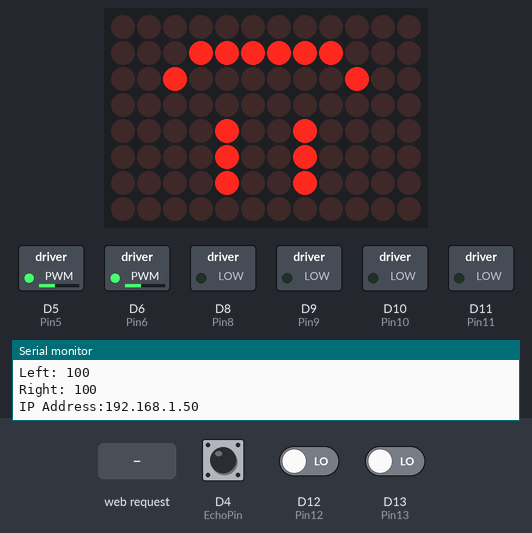
This sketch was run on a simulated Arduino Uno R4 WiFi. On the bench: 12×8 LED matrix, switched loads named in the sketch (green lamp = pin HIGH), the last lines printed to the serial monitor. Inputs (shaded band) come from the test bench; at power-on: D4 (EchoPin) LOW, D12 (Pin12) LOW, D13 (Pin13) LOW. WiFi joins after 1.5 s; servers stay silent unless stated; pins used as bus, display or sensor lines are not drawn.

Above: at 1.6 s.
At 2.7 s:
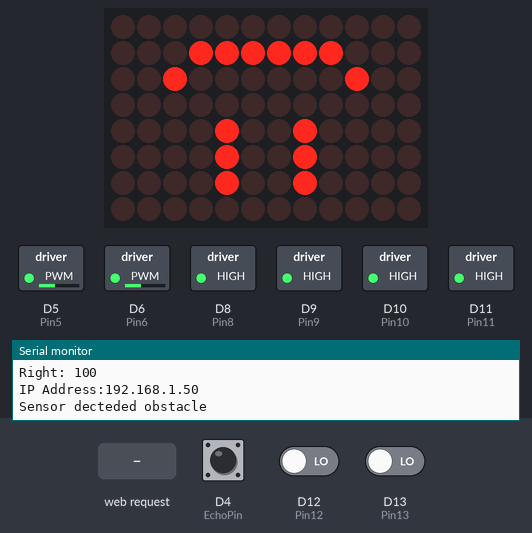
2.8 s: HTTP request GET /stop received
5.0 s: D4 (EchoPin) pulsed HIGH 2 times (0.12 s each, 0.3 s apart)
At 5.7 s:
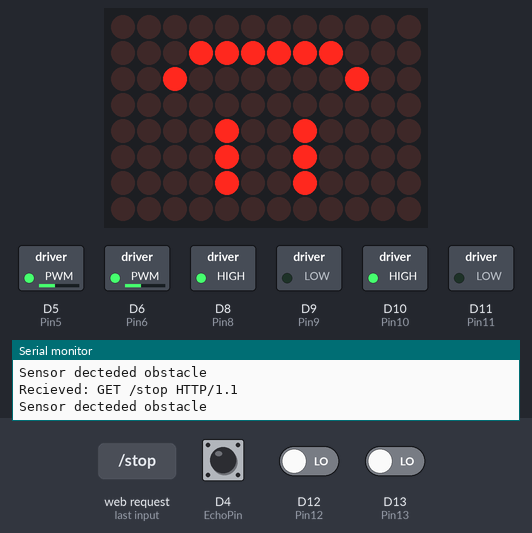
Timing chart, 0 to 8.0 s (numbered marks = the images above; inputs shaded):
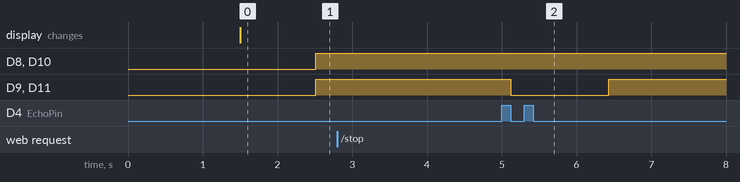

The sketch:

soclose.ino
```cpp
#include "Arduino_LED_Matrix.h"
#include "WiFiS3.h"

#define SECRET_SSID "Pixel 9"
#define SECRET_PASS "nfhu5637"


ArduinoLEDMatrix matrix;

char ssid[] = "Pixel 9";        // your network SSID (name)
char pass[] = "nfhu5637";

// CHANGE THESE TO MATCH YOUR WIRING, THEN DELETE THE PREVIOUS "#error" LINE
inline void digitalToggle(byte pin){
  digitalWrite(pin, !digitalRead(pin));
}

const short Pin8 = 8;
const short Pin9 = 9;
const short Pin10 = 10;
const short Pin11 = 11;
const short Pin12 = 12;
const short Pin13 = 13;
const short RMove = 3;
const short Pin5 = 5;
const short Pin6 = 6;
const short TrigPin = 7;
const short EchoPin = 4;

String lastCommand = "stop";

// bool LeftEye = 0;
// bool RightEye = 0;
// bool prevLeft = 1;
// bool prevRight = 1;

unsigned const short initLPower = 100;
unsigned const short initRPower = 100;
unsigned const short maxPower = 100;
unsigned const short minPower = 55;

unsigned short driveMode = 0; //0 is auto, 1 is controlled by GUI. Not a bool because we want more options.

unsigned int LPower = initLPower;
unsigned int RPower = initRPower;
int prevLMPower = 20;
int prevRMPower = 20;

WiFiServer server(5200);

void setup() {
  Serial.begin(9600);

  pinMode( Pin8, OUTPUT);
  pinMode( Pin9, OUTPUT);
  pinMode( Pin10, OUTPUT);
  pinMode( Pin11, OUTPUT);
  pinMode( Pin12, INPUT);
  pinMode( Pin13, INPUT);
  pinMode( Pin5, OUTPUT);
  pinMode( Pin6, OUTPUT);
  pinMode(TrigPin, OUTPUT);
  pinMode(EchoPin, INPUT);

  matrix.begin();

  LMPower(LPower);
  RMPower(RPower);

  while( !Serial) {
    ;
  } //makes sure the program doesnt begin until the serial monitor opens

  WiFi.begin(ssid, pass);
  IPAddress ip = WiFi.localIP();
  Serial.print("IP Address:");
  Serial.println(ip);

  if ( WiFi.status() == WL_NO_MODULE) {
    Serial.println("Unable to Connect");

    while (true); //creates an infite loop that stops the code from executing without wifi
  }
}


void Motorleft(bool toGoFoward, bool toGoBack){
  if (toGoFoward){
      digitalWrite(Pin8, HIGH);
  }else{
      digitalWrite(Pin8, LOW);
  }
  if (toGoBack){
      digitalWrite(Pin9, HIGH);
  }else{
      digitalWrite(Pin9, LOW);
  }
}

void Motorright(bool toGoFoward, bool toGoBack){
  if (toGoFoward){
      digitalWrite(Pin10, HIGH);
  }else{
      digitalWrite(Pin10, LOW);
  }
  if (toGoBack){
      digitalWrite(Pin11, HIGH);
  }else{
      digitalWrite(Pin11, LOW);
  }
}

void Motormove(bool ControlLeft, bool ControlRight,bool toStop){
  if (toStop){
    Motorleft(1,1);
    Motorright(1,1); //stop ie if Motormove (0,0,1) will stop it
  }
  else{
    if (ControlLeft && ControlRight){
      Motorleft(1,0);
      Motorright(1,0);
    }else if(ControlLeft){
      Motorleft(1,0);
    }else{
      if (ControlRight){
        Motorright(1,0);
      }
    }
  }
}
bool Sensorleft() {
  if (digitalRead(12) == HIGH) { //black
    return true;
  } else {
    return false;
  }

}

bool Sensorright() {
 if (digitalRead(13) == HIGH) { //black
    return true;
  } else {
    return false;
  }

}


void LMPower(int power){
  analogWrite(Pin6, power);
  Serial.print("Left: ");
  Serial.println(power);
}

void RMPower(int power){
    analogWrite(Pin5, power);
    Serial.print("Right: ");
    Serial.println(power);
}

void turnLeft(){
    analogWrite(Pin5, maxPower + 20); //Right motor
    RPower = maxPower;
    analogWrite(Pin6, minPower); //left motor
    LPower = minPower;
}

void turnRight(){
    analogWrite(Pin5, minPower); //Right motor
    RPower = minPower;
    analogWrite(Pin6, maxPower + 20); //left motor
    LPower = maxPower;
}

const uint32_t happy[] = {
    0x1f820,
		0x40000900,
		0x90090000,
		66
};

void loop() {

  matrix.loadFrame(happy);

  WiFiClient client = server.available();

  if (client) {

    String command = client.readStringUntil('\n');
        command.trim();
        Serial.print("Recieved: ");
        Serial.println(command);

    // if (command == )

    // if (driveMode == 1){
    //   if (client.availabe()){

    //   }

      if (command == "stop" || lastCommand == "stop") {
        Motormove(1, 1, 1);
      }

    } else if (driveMode == 0){
      digitalWrite(TrigPin, LOW);
      digitalWrite(TrigPin, HIGH);
      delay(10);  //zawg this delays us every single time TT, i.e. our code is running on 10 seconds delay every time because it wants to check this sensor
      digitalWrite(TrigPin, LOW);
      //delay?

      unsigned long duration = pulseIn(EchoPin, HIGH); //high starts the timing (microsecond)
      int distance = duration * 0.034 / 2; //converts the time to a speed

      //Serial.print("Duration: ");
      //Serial.println(duration);

      if (distance < 10) {
        Serial.println("Sensor decteded obstacle");
        Motormove(0, 0, 1);
      }
      else {
        if (Sensorleft() && Sensorright()) { //both on black
          LMPower( maxPower); //set and print
          RMPower( maxPower); //set and print
          LPower = maxPower;
          RPower = maxPower;
          //Serial.println("No sensor on line.");
          Motormove(1, 1, 0);
        } else if (!Sensorleft() && !Sensorright()){ //both on white
            //slow down and keep going
            LPower = minPower;
            RPower = minPower;
            //Serial.println("Both sensor on line.");
            Motormove(1, 1, 0);
        }
    else if ( !Sensorleft() && Sensorright()){ //sensor left white sensor right is black
            Serial.println("Left sensor on line.");
            turnLeft();
            Serial.println(LPower);
            Serial.println(RPower);
            delay(50);
            Serial.println("delay done");
        } else if ( Sensorleft() && !Sensorright()){
            Serial.println("Right sensor on line.");
            turnRight();
            Serial.println(LPower);
            Serial.println(RPower);
            delay(50);
            Serial.println("delay done");
      }
    }
  }

  // void loop() {
  //     digitalWrite(TrigPin, LOW);
  //     digitalWrite(TrigPin, HIGH);
  //     delay(10);
  //     digitalWrite(TrigPin, LOW);

  //     long duration = pulseIn(echoPin, HIGH);
  //     int distance = duration * 0.034 / 2;

  //     if (distance < 10){
  //       Serial.println("Sensor decteded obstacle");
  //       Motormove(0, 0, 1);
  //     }
  //     else {
  //       Motormove(1, 1, 0);
  //     }
  //     delay(500);
  // }
    // if ( digitalRead( LEYE ) == HIGH){
    //   LeftEye = 1;
    // } else {
    //   LeftEye = 0;
    // }
    // if ( digitalRead( REYE ) == HIGH){
    //   RightEye = 1;
    // } else {
    //   RightEye = 0;
    // }

    // if (LeftEye != prevLeft) {
    //     Serial.print("left ");
    //     digitalToggle ( Pin8);
    //     prevLeft = LeftEye;
    //   }
    // if (RightEye != prevRight) {
    //     Serial.print("right ");
    //     digitalToggle ( Pin8);
    //     digitalToggle (RMove);
    //     prevRight = RightEye;
    // }
//   }
 }
```

Measured:
- after the input at 5.0 s, D9 (Pin9), D11 (Pin11): HIGH → LOW after 0.12 s, → HIGH 1.3 s later
